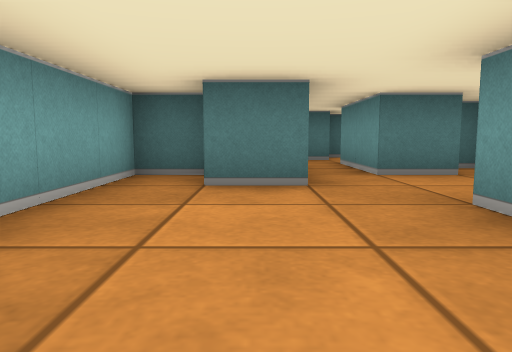
[1] (above)

13 first-person views from a walk through a cub3D maze. The camera is about half as high as the walls, tilts 6° down and sees 70° across. The floor is counted in squares. Each view is taken from the middle of a square. On the plan, view 1 faces up. The plan holds only what a view shows up to about 9 squares ahead; the rest is blank. The place goes on beyond the plan.

[2]
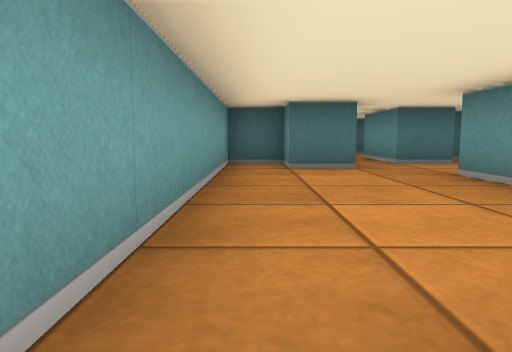

[3]
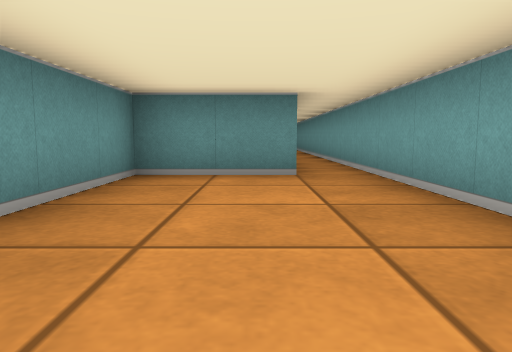

[4]
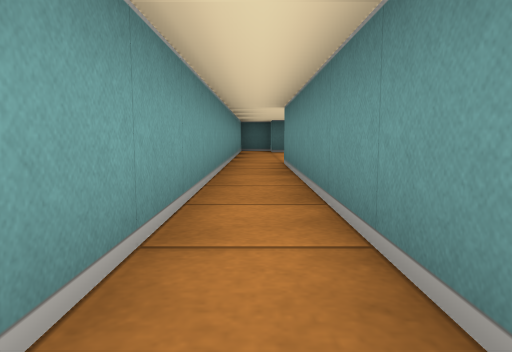

[5]
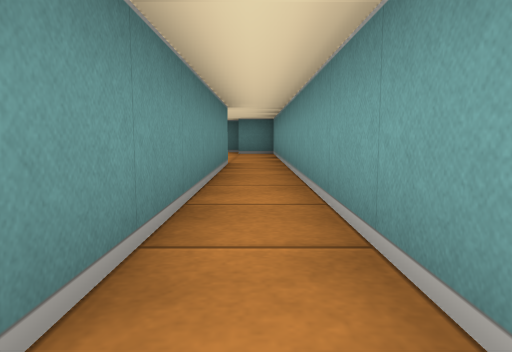

[6]
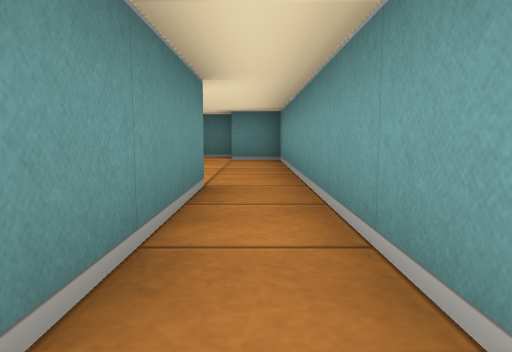

[7]
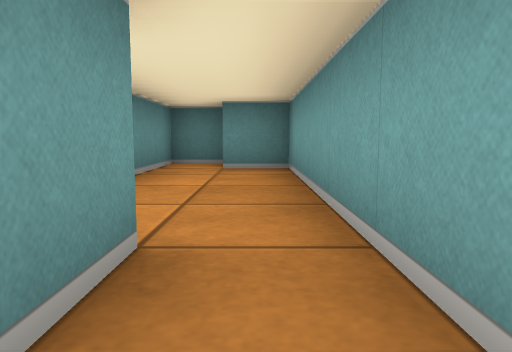

[8]
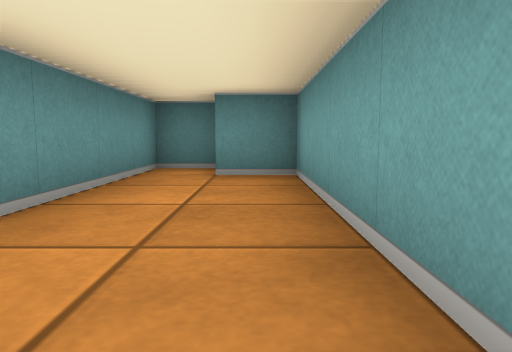

[9]
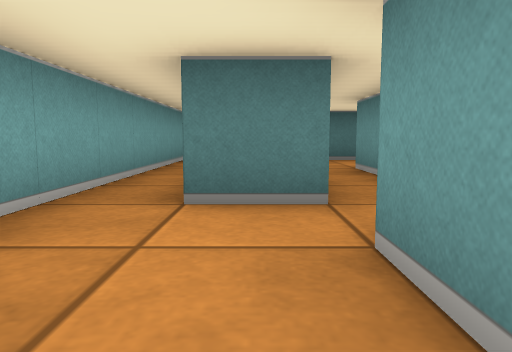

[10]
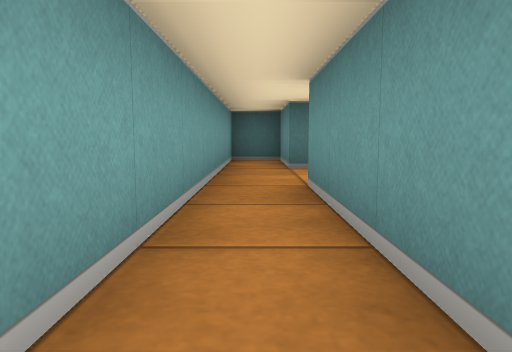

[11]
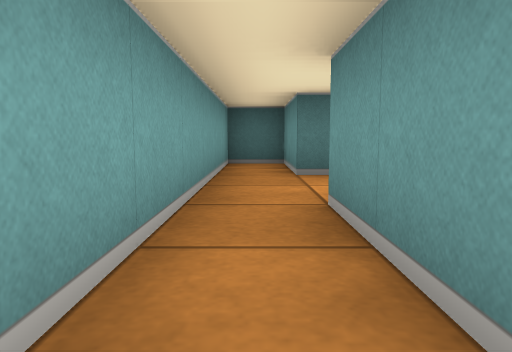

[12]
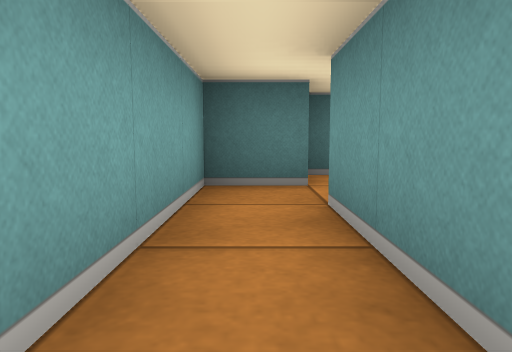

[13]
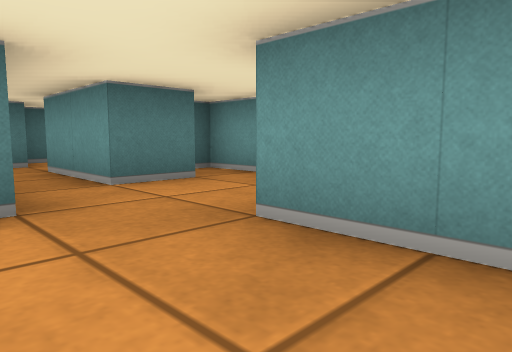

### Floor plan
Points are (right, up) in squares from view 1. A wall is a line through its corners. A room is listed if a view was taken in it or the views show most of it. See-through windows are left out.
Room 1 (views 1, 3, 12, 13)
walls: (0.6, 3.5) (-0.5, 3.5) (-0.5, 4.5) (-1.5, 4.5) (-1.5, -1.5); (-0.5, -1.5) (1.5, -1.5) (1.5, 2.5); (2.6, 4.5) (1.5, 4.5) (1.5, 6.5); (0.5, 6.5) (0.5, 4.6)
ways out: opening at (-1, -2) to room 2; opening at (1, 5.5); opening at (2, 3.5)
Room 2 (views 2, 4, 5, 6, 7, 8, 9, 10)
walls: (0.5, -11.5) (-0.5, -11.5) (-0.5, -1.5); (-0.5, -16.5) (0.5, -16.5) (0.5, -12.5); (-1.5, -1.5) (-1.5, -15.5) (-0.5, -15.5)
ways out: opening at (-1, -2) to room 1; opening at (1, -12) to room 3; opening at (1, -12)
Room 3 (view 11)
walls: (2.1, -6.5) (1.5, -6.5) (1.5, -4.5) (0.5, -4.5) (0.5, -11.5); (1.5, -11.4) (1.5, -8.5)
ways out: opening at (1, -12) to room 2; opening at (2.5, -7)

Positions as (right, up) in squares from view 1, and headings:
1: (0, 0), facing up
2: (-1, -2), facing up
3: (0, 3), facing down
4: (-1, -8), facing up
5: (-1, -5), facing down
6: (-1, -8), facing down
7: (-1, -10), facing down
8: (-1, -11), facing down
9: (0, -14), facing up
10: (1, -12), facing up
11: (1, -11), facing up
12: (1, 4), facing up
13: (0, 1), facing up-right
